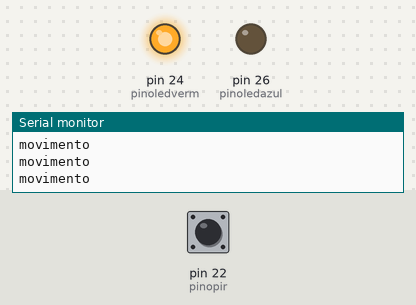
A sketch run on a simulated Arduino Mega 2560, built with avr-gcc and run on an emulated ATmega2560. Parts: output pins drawn as LEDs (lit = HIGH), the last lines printed to the serial monitor. Dashed ring = blinking. The test bench sets the inputs (shaded band); at power-on: pin 22 (pinopir) HIGH.

Above: at 1.2 s.
1.3 s: pin 22 (pinopir) driven LOW
At 2.1 s:
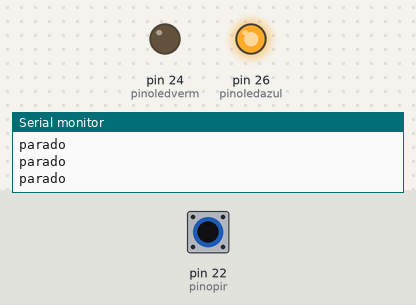
2.8 s: pin 22 (pinopir) driven HIGH
At 3.3 s:
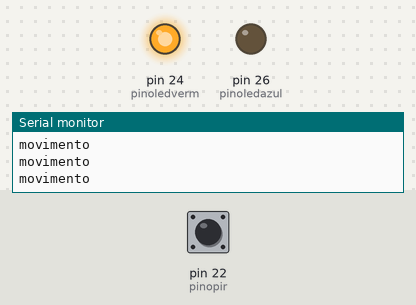
5.8 s: pin 22 (pinopir) pulsed LOW 2 times (0.12 s each, 0.3 s apart)
At 6.01 s:
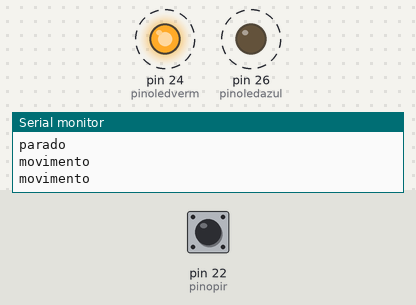
9.4 s: pin 22 (pinopir) pulsed LOW 5 times (0.12 s each, 0.3 s apart)
At 12.2 s:
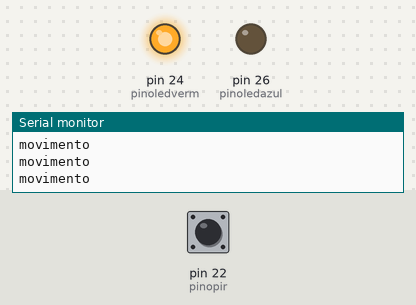
Timing chart, 0 to 13.7 s (numbered marks = the images above; inputs shaded):
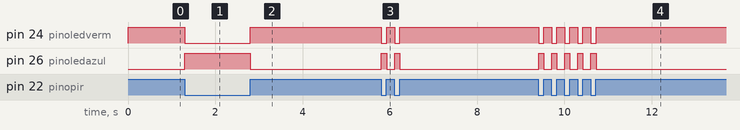

The sketch:

exemplo-sensor-presenca.ino
```cpp
int pinoledverm = 24; //Pino ligado ao led vermelho
int pinoledazul = 26; //Pino ligado ao led azul
int pinopir = 22;  //Pino ligado ao sensor PIR
int acionamento;  //Variavel para guardar valor do sensor

void setup()
{
  pinMode(pinoledverm, OUTPUT); //Define pino como saida
  pinMode(pinoledazul, OUTPUT); //Define pino como saida
  pinMode(pinopir, INPUT);   //Define pino sensor como entrada
  Serial.begin(9600);

}

void loop()
{
 acionamento = digitalRead(pinopir); //Le o valor do sensor PIR
 if (acionamento == LOW)  //Sem movimento, mantem led azul ligado
 {
    digitalWrite(pinoledverm, LOW);
    digitalWrite(pinoledazul, HIGH);
    Serial.println("parado");
 }
 else  //Caso seja detectado um movimento, aciona o led vermelho
 {
    digitalWrite(pinoledverm, HIGH);
    digitalWrite(pinoledazul, LOW);
    Serial.println("movimento");
 }
}
```

Measured:
- after the input at 1.3 s, pin 24 (pinoledverm): HIGH → LOW at once; pin 26 (pinoledazul): LOW → HIGH at once
- after the input at 2.8 s, pin 24 (pinoledverm): LOW → HIGH at once; pin 26 (pinoledazul): HIGH → LOW at once
- after the input at 5.8 s, pin 24 (pinoledverm): alternates HIGH for 0.18 s and LOW for 0.12 s, 4 changes in all, then stays HIGH, starting at once; pin 26 (pinoledazul): alternates HIGH for 0.12 s and LOW for 0.18 s, 4 changes in all, then stays LOW, starting at once
- after the input at 9.4 s, pin 24 (pinoledverm): alternates HIGH for 0.18 s and LOW for 0.12 s, 10 changes in all, then stays HIGH, starting at once; pin 26 (pinoledazul): alternates HIGH for 0.12 s and LOW for 0.18 s, 10 changes in all, then stays LOW, starting at once
